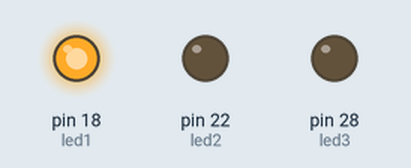
Recording of a program running on a simulated MicroPython board. Parts: output pins drawn as LEDs (lit = HIGH).

Above: at 0.15 s.
At 1.35 s:
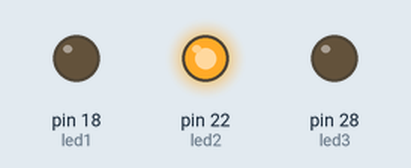
At 2.55 s:
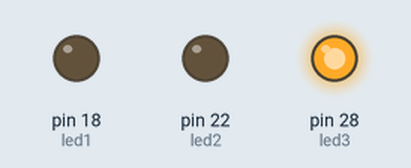
Timing chart, 0 to 3.0 s (numbered marks = the images above):
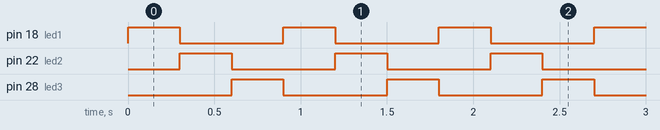

Measured:
- by itself, pin 18 (led1), pin 22 (led2), pin 28 (led3): alternates HIGH for 0.30 s and LOW for 0.60 s
- by itself, everything shown: repeats every 0.90 s, in 3 steps

The program:

chenillard.py
```python
from machine import Pin
import utime

pinNumber1 = 18
pinNumber2 = 22
pinNumber3 = 28

led1 = Pin(pinNumber1, mode = Pin.OUT)
led2 = Pin(pinNumber2, mode = Pin.OUT)
led3 = Pin(pinNumber3, mode = Pin.OUT)

try:
    while True:
        led1.toggle()
        utime.sleep(0.3)
        led1.toggle()
        led2.toggle()
        utime.sleep(0.3)
        led2.toggle()
        led3.toggle()
        utime.sleep(0.3)
        led3.toggle()
except KeyboardInterrupt:
    led1.off()
    led2.off()
    led3.off()
    
```
